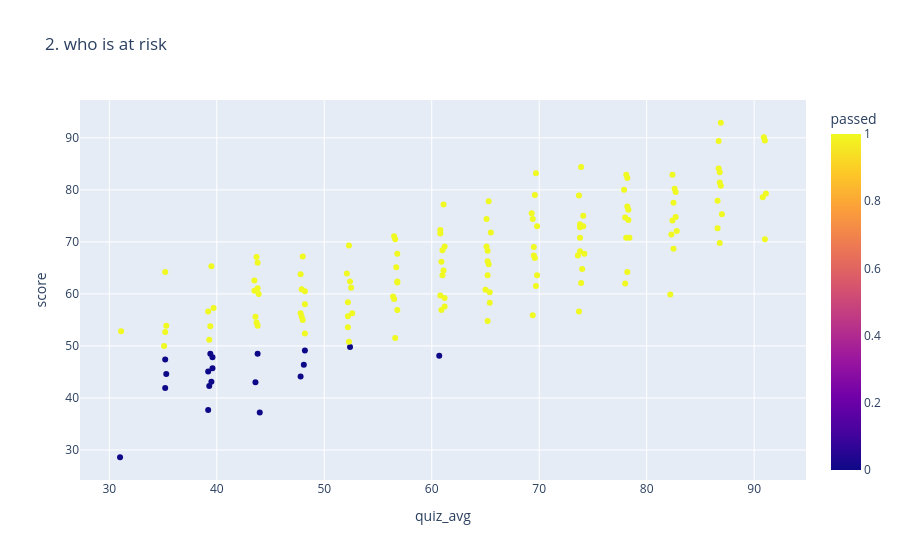

The cell this chart's notebook holds for it:
### Code cell
fig2 = px.scatter(
  df,
  x="quiz_avg",
  y="score",
  
  color="passed",
  hover_name="name",
  title = "2. who is at risk"
)

fig2.show()

### Figure 1 — Plotly figure (JSON) as saved in the notebook; plotly's stock layout.template omitted (floating-point values rounded to 4 significant figures; data arrays with more than 128 entries replaced by an {"elided": "..."} marker saying what was removed)
{"data": [{"hovertemplate": "<b>%{hovertext}</b><br><br>quiz_avg=%{x}<br>score=%{y}<br>passed=%{marker.color}<extra></extra>", "hovertext": {"elided": "150 str values"}, "legendgroup": "", "marker": {"color": {"elided": "150 int values"}, "coloraxis": "coloraxis", "symbol": "circle"}, "mode": "markers", "name": "", "orientation": "v", "showlegend": false, "type": "scatter", "x": {"elided": "150 float values"}, "xaxis": "x", "y": {"elided": "150 float values"}, "yaxis": "y"}], "layout": {"coloraxis": {"colorbar": {"title": {"text": "passed"}}, "colorscale": [[0, "#0d0887"], [0.1111, "#46039f"], [0.2222, "#7201a8"], [0.3333, "#9c179e"], [0.4444, "#bd3786"], [0.5556, "#d8576b"], [0.6667, "#ed7953"], [0.7778, "#fb9f3a"], [0.8889, "#fdca26"], [1, "#f0f921"]]}, "legend": {"tracegroupgap": 0}, "title": {"text": "2. who is at risk"}, "xaxis": {"anchor": "y", "domain": [0, 1], "title": {"text": "quiz_avg"}}, "yaxis": {"anchor": "x", "domain": [0, 1], "title": {"text": "score"}}}}
